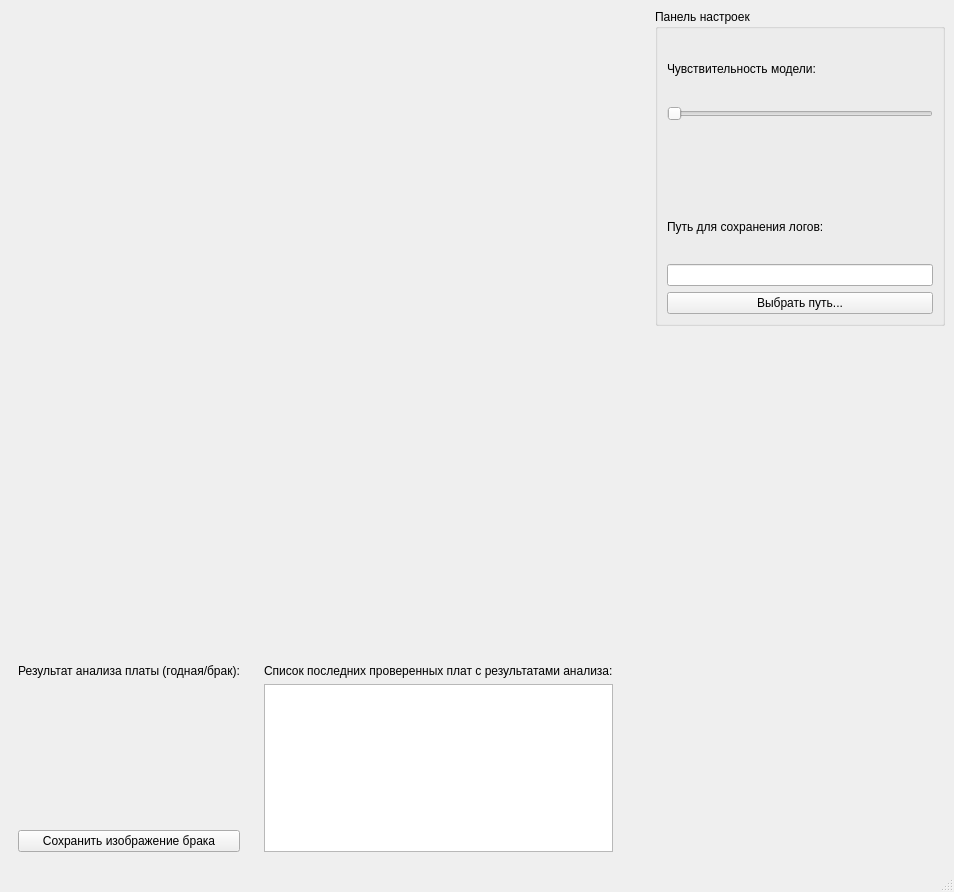
<?xml version="1.0" encoding="UTF-8"?>
<ui version="4.0">
 <class>MainWindow</class>
 <widget class="QMainWindow" name="MainWindow">
  <property name="geometry">
   <rect>
    <x>0</x>
    <y>0</y>
    <width>954</width>
    <height>892</height>
   </rect>
  </property>
  <property name="windowTitle">
   <string>MainWindow</string>
  </property>
  <property name="autoFillBackground">
   <bool>true</bool>
  </property>
  <widget class="QWidget" name="centralwidget">
   <property name="enabled">
    <bool>true</bool>
   </property>
   <layout class="QGridLayout" name="gridLayout">
    <item row="0" column="4">
     <widget class="QGroupBox" name="groupBox_settings_model">
      <property name="title">
       <string>Панель настроек</string>
      </property>
      <layout class="QVBoxLayout" name="verticalLayout_3">
       <item>
        <widget class="QLabel" name="sensivity_label">
         <property name="text">
          <string>Чувствительность модели:</string>
         </property>
        </widget>
       </item>
       <item>
        <widget class="QSlider" name="sensivity_slider">
         <property name="orientation">
          <enum>Qt::Horizontal</enum>
         </property>
        </widget>
       </item>
       <item>
        <widget class="QLabel" name="sensitivity_value_label">
         <property name="text">
          <string/>
         </property>
        </widget>
       </item>
       <item>
        <widget class="QLabel" name="label_path_logs">
         <property name="text">
          <string>Путь для сохранения логов:</string>
         </property>
        </widget>
       </item>
       <item>
        <widget class="QLineEdit" name="log_path_edit"/>
       </item>
       <item>
        <widget class="QPushButton" name="log_path_button">
         <property name="text">
          <string>Выбрать путь...</string>
         </property>
        </widget>
       </item>
      </layout>
     </widget>
    </item>
    <item row="3" column="1" colspan="2">
     <widget class="QWidget" name="widget_list" native="true">
      <layout class="QFormLayout" name="formLayout">
       <item row="0" column="0">
        <widget class="QLabel" name="list_label">
         <property name="text">
          <string>Список последних проверенных плат с результатами анализа:</string>
         </property>
        </widget>
       </item>
       <item row="1" column="0" colspan="2">
        <widget class="QListWidget" name="defective_board_list"/>
       </item>
      </layout>
     </widget>
    </item>
    <item row="0" column="0" rowspan="2" colspan="4">
     <widget class="QLabel" name="video_frame">
      <property name="enabled">
       <bool>true</bool>
      </property>
      <property name="minimumSize">
       <size>
        <width>640</width>
        <height>640</height>
       </size>
      </property>
      <property name="maximumSize">
       <size>
        <width>640</width>
        <height>640</height>
       </size>
      </property>
      <property name="tabletTracking">
       <bool>false</bool>
      </property>
      <property name="acceptDrops">
       <bool>false</bool>
      </property>
      <property name="autoFillBackground">
       <bool>false</bool>
      </property>
      <property name="lineWidth">
       <number>1</number>
      </property>
      <property name="midLineWidth">
       <number>0</number>
      </property>
      <property name="text">
       <string/>
      </property>
      <property name="alignment">
       <set>Qt::AlignCenter</set>
      </property>
      <property name="d" stdset="0">
       <string>border: 2px solid black; /* Толщина, тип и цвет рамки */
border-radius: 5px; </string>
      </property>
     </widget>
    </item>
    <item row="3" column="0">
     <widget class="QWidget" name="widget" native="true">
      <layout class="QVBoxLayout" name="verticalLayout">
       <item>
        <widget class="QLabel" name="result_label">
         <property name="text">
          <string>Результат анализа платы (годная/брак):</string>
         </property>
         <property name="alignment">
          <set>Qt::AlignHCenter|Qt::AlignTop</set>
         </property>
        </widget>
       </item>
       <item>
        <widget class="QLabel" name="result">
         <property name="text">
          <string/>
         </property>
        </widget>
       </item>
       <item>
        <widget class="QPushButton" name="save_button">
         <property name="text">
          <string>Сохранить изображение брака</string>
         </property>
        </widget>
       </item>
      </layout>
     </widget>
    </item>
   </layout>
  </widget>
  <widget class="QMenuBar" name="menubar">
   <property name="geometry">
    <rect>
     <x>0</x>
     <y>0</y>
     <width>954</width>
     <height>21</height>
    </rect>
   </property>
  </widget>
  <widget class="QStatusBar" name="statusbar"/>
 </widget>
 <resources/>
 <connections/>
</ui>
